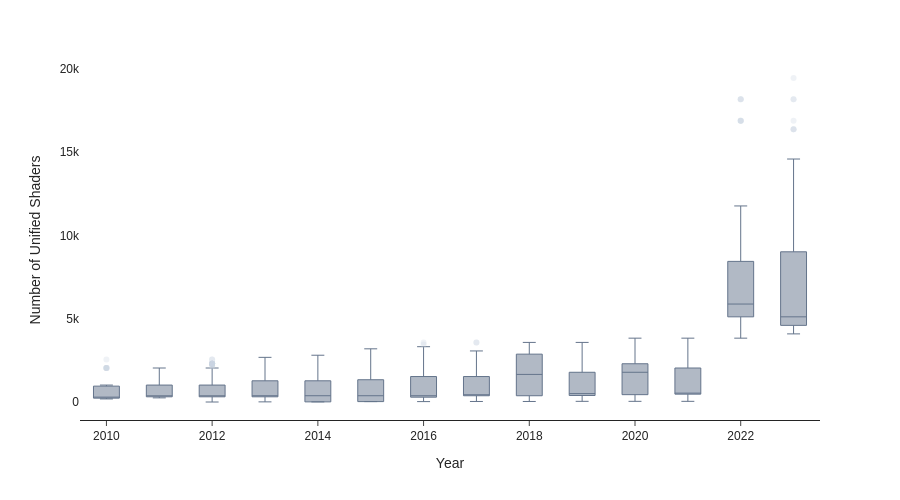

The notebook cell saved with this chart:
### Code cell
df_p2010 = df.query('releaseYear >= 2010')
df_p2010 = df_p2010.dropna(subset=['unifiedShader'])

fig = px.box(
    df_p2010,
    x='releaseYear',
    y='unifiedShader',
    labels={
        'unifiedShader': 'Number of Unified Shaders',
        'releaseYear': 'Year',
    },
    height=500,
)

fig.update_xaxes(
    # showline=False,
)
fig.update_yaxes(
    showline=False,
    ticks='',
)

fig.update_traces(
    marker={
        'color': '#CBD5E1',
        'opacity': 0.3,
        'line_width': 0,
    },
    line={
        'color': '#64748B',
        'width': 1,
    }
)

fig.show()

### Figure 1 — Plotly figure (JSON) as saved in the notebook; plotly's stock layout.template omitted (floating-point values rounded to 4 significant figures; data arrays with more than 128 entries replaced by an {"elided": "..."} marker saying what was removed)
{"data": [{"alignmentgroup": "True", "hovertemplate": "Year=%{x}<br>Number of Unified Shaders=%{y}<extra></extra>", "legendgroup": "", "line": {"color": "#64748B", "width": 1}, "marker": {"color": "#CBD5E1", "line": {"width": 0}, "opacity": 0.3}, "name": "", "notched": false, "offsetgroup": "", "orientation": "v", "showlegend": false, "type": "box", "x": {"elided": "1427 int values"}, "x0": " ", "xaxis": "x", "y": {"elided": "1427 float values"}, "y0": " ", "yaxis": "y"}], "layout": {"boxmode": "group", "height": 500, "legend": {"tracegroupgap": 0}, "margin": {"t": 60}, "xaxis": {"anchor": "y", "domain": [0.0, 1.0], "title": {"text": "Year"}}, "yaxis": {"anchor": "x", "domain": [0.0, 1.0], "showline": false, "ticks": "", "title": {"text": "Number of Unified Shaders"}}}}
